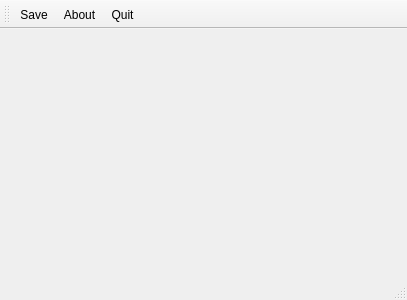
<?xml version="1.0" encoding="UTF-8"?>
<ui version="4.0">
 <class>MainWindow</class>
 <widget class="QMainWindow" name="MainWindow">
  <property name="geometry">
   <rect>
    <x>0</x>
    <y>0</y>
    <width>407</width>
    <height>300</height>
   </rect>
  </property>
  <property name="windowTitle">
   <string>MainWindow</string>
  </property>
  <widget class="QWidget" name="central_widget"/>
  <widget class="QMenuBar" name="menu_bar">
   <property name="geometry">
    <rect>
     <x>0</x>
     <y>0</y>
     <width>407</width>
     <height>20</height>
    </rect>
   </property>
  </widget>
  <widget class="QToolBar" name="main_tool_bar">
   <attribute name="toolBarArea">
    <enum>TopToolBarArea</enum>
   </attribute>
   <attribute name="toolBarBreak">
    <bool>false</bool>
   </attribute>
   <addaction name="save_action"/>
   <addaction name="about_action"/>
   <addaction name="quit_action"/>
  </widget>
  <widget class="QStatusBar" name="status_bar"/>
  <action name="save_action">
   <property name="icon">
    <iconset resource="../resources.qrc">
     <normaloff>:/img/document-save</normaloff>:/img/document-save</iconset>
   </property>
   <property name="text">
    <string>Save</string>
   </property>
   <property name="shortcut">
    <string>Ctrl+S</string>
   </property>
  </action>
  <action name="save_as_action">
   <property name="icon">
    <iconset resource="../resources.qrc">
     <normaloff>:/img/document-save-as</normaloff>:/img/document-save-as</iconset>
   </property>
   <property name="text">
    <string>Save as...</string>
   </property>
  </action>
  <action name="quit_action">
   <property name="icon">
    <iconset resource="../resources.qrc">
     <normaloff>:/img/application-exit</normaloff>:/img/application-exit</iconset>
   </property>
   <property name="text">
    <string>Quit</string>
   </property>
  </action>
  <action name="about_action">
   <property name="icon">
    <iconset resource="../resources.qrc">
     <normaloff>:/img/help-about</normaloff>:/img/help-about</iconset>
   </property>
   <property name="text">
    <string>About</string>
   </property>
   <property name="toolTip">
    <string>About</string>
   </property>
  </action>
 </widget>
 <layoutdefault spacing="6" margin="11"/>
 <resources>
  <include location="../resources.qrc"/>
 </resources>
 <connections>
  <connection>
   <sender>quit_action</sender>
   <signal>triggered()</signal>
   <receiver>MainWindow</receiver>
   <slot>close()</slot>
   <hints>
    <hint type="sourcelabel">
     <x>-1</x>
     <y>-1</y>
    </hint>
    <hint type="destinationlabel">
     <x>203</x>
     <y>149</y>
    </hint>
   </hints>
  </connection>
 </connections>
</ui>
